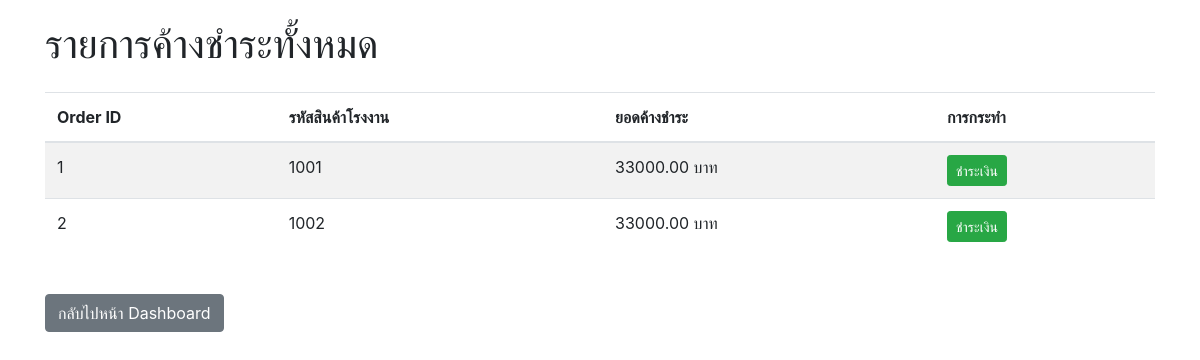
Screenshot of /outstanding (signed in) with the database file from the repository.
### tables this page shows
CREATE TABLE orders (
            order_id INTEGER PRIMARY KEY,
            user_id INTEGER,
            product_details TEXT NOT NULL,
            factory_sku TEXT NOT NULL,
            quantity INTEGER NOT NULL,
            cost_per_item REAL NOT NULL,
            order_date TEXT NOT NULL,
            updated_at TEXT,
            deleted_at TEXT,
            FOREIGN KEY(user_id) REFERENCES users(id)
        );

### app.py (the view)
@app.route('/outstanding')
@login_required
def outstanding_page():
    conn = get_db_connection()
    user_id = current_user.id
    orders = conn.execute('SELECT * FROM orders WHERE deleted_at IS NULL AND user_id = ?', (user_id,)).fetchall()
    outstanding_items = []
    for order in orders:
        payments_for_order = conn.execute('SELECT SUM(amount) as total_paid FROM payments WHERE order_id = ? AND user_id = ?', (order['order_id'], user_id)).fetchone()
        total_paid = payments_for_order['total_paid'] if payments_for_order['total_paid'] else 0
        outstanding_amount = (order['quantity'] * order['cost_per_item']) - total_paid
        if outstanding_amount > 0:
            outstanding_items.append({'factory_sku': order['factory_sku'], 'amount': outstanding_amount, 'order_id': order['order_id']})
    conn.close()
    return render_template('outstanding.html', outstanding_items=outstanding_items)

### app.py (called while the page is built)
@login_manager.user_loader
def load_user(user_id):
    conn = get_db_connection()
    user_data = conn.execute('SELECT * FROM users WHERE id = ?', (user_id,)).fetchone()
    conn.close()
    if user_data:
        return User(id=user_data['id'], username=user_data['username'], email=user_data['email'])
    return None

def get_db_connection():
    conn = sqlite3.connect('inventory.db')
    conn.row_factory = sqlite3.Row
    return conn

### templates/outstanding.html (shortened to what this page needs)
<!DOCTYPE html>
<html lang="en">
<head>
    <link rel="stylesheet" href="https://stackpath.bootstrapcdn.com/bootstrap/4.5.2/css/bootstrap.min.css">
</head>
<body>
    <div class="container">
        <h1 class="mb-4">รายการค้างชำระทั้งหมด</h1>
        <div class="data-table">
            <table class="table table-striped">
                <thead>
                    <tr>
                        <th>Order ID</th>
                        <th>รหัสสินค้าโรงงาน</th>
                        <th>ยอดค้างชำระ</th>
                        <th>การกระทำ</th>
                    </tr>
                </thead>
                <tbody>
                    {% for item in outstanding_items %}
                    <tr>
                        <td>{{ item.order_id }}</td>
                        <td>{{ item.factory_sku }}</td>
                        <td>{{ "%.2f"|format(item.amount) }} บาท</td>
                        <td>
                            <button class="btn btn-success btn-sm" data-toggle="modal" data-target="#paymentModal" data-order-id="{{ item.order_id }}" data-factory-sku="{{ item.factory_sku }}">
                                ชำระเงิน
                            </button>
                        </td>
                    </tr>
                    {% endfor %}
                </tbody>
            </table>
        </div>
        <a href="/" class="btn btn-secondary mt-4">กลับไปหน้า Dashboard</a>
    </div>
</body>
</html>

### templates/outstanding.html (style rules this page uses)
body { padding: 20px; }
.data-table { margin-top: 20px; }

### rows the page displays
orders: order_id "1", factory_sku "1001", amount "33000.00"
orders: order_id "2", factory_sku "1002", amount "33000.00"
